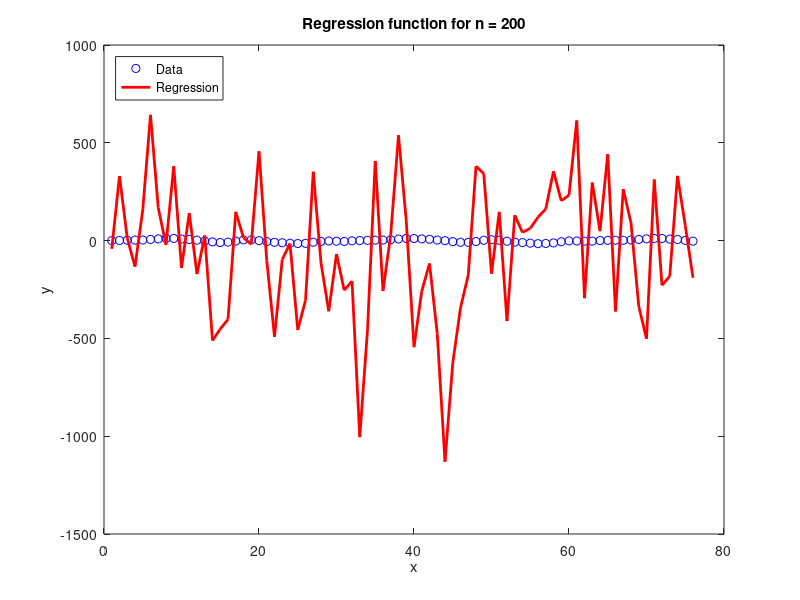

MATLAB code to generate this figure:
% clear
load("exercise_1_data.mat")
n = 200;
x = 1:length(Y);
X = [ones(length(x),1) sin(x)' cos(x)'];
for i = 2:n
    X = [X sin(i*x)' cos(i*x)'];
    lambda = inv(X'*X)*X'*Y';
    Y_pred = X*lambda;
    plot(x, Y, 'bo', x, Y_pred, 'r-', 'LineWidth', 2);
    title(['Regression function for n = ' num2str(i)]);
    xlabel('x');
    ylabel('y');
    legend('Data', 'Regression', 'Location', 'northwest');

end

